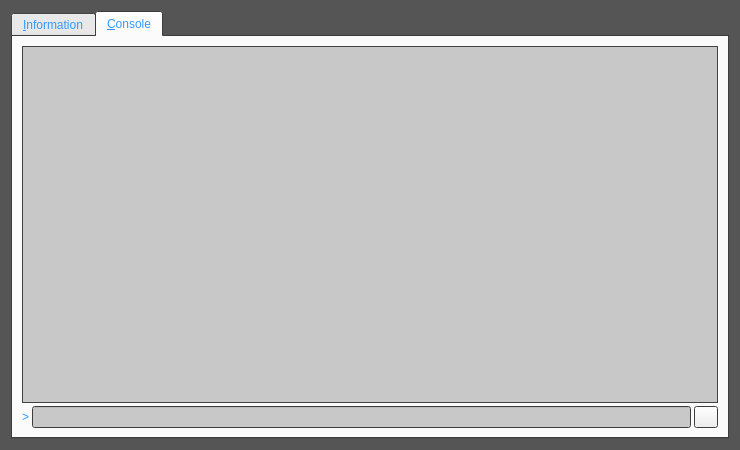
<?xml version="1.0" encoding="UTF-8"?>
<ui version="4.0">
 <class>RPCConsole</class>
 <widget class="QDialog" name="RPCConsole">
  <property name="geometry">
   <rect>
    <x>0</x>
    <y>0</y>
    <width>740</width>
    <height>450</height>
   </rect>
  </property>
  <property name="palette">
   <palette>
    <active>
     <colorrole role="WindowText">
      <brush brushstyle="SolidPattern">
       <color alpha="255">
        <red>51</red>
        <green>153</green>
        <blue>255</blue>
       </color>
      </brush>
     </colorrole>
     <colorrole role="Base">
      <brush brushstyle="SolidPattern">
       <color alpha="255">
        <red>200</red>
        <green>200</green>
        <blue>200</blue>
       </color>
      </brush>
     </colorrole>
     <colorrole role="Window">
      <brush brushstyle="SolidPattern">
       <color alpha="255">
        <red>85</red>
        <green>85</green>
        <blue>85</blue>
       </color>
      </brush>
     </colorrole>
    </active>
    <inactive>
     <colorrole role="WindowText">
      <brush brushstyle="SolidPattern">
       <color alpha="255">
        <red>51</red>
        <green>153</green>
        <blue>255</blue>
       </color>
      </brush>
     </colorrole>
     <colorrole role="Base">
      <brush brushstyle="SolidPattern">
       <color alpha="255">
        <red>200</red>
        <green>200</green>
        <blue>200</blue>
       </color>
      </brush>
     </colorrole>
     <colorrole role="Window">
      <brush brushstyle="SolidPattern">
       <color alpha="255">
        <red>85</red>
        <green>85</green>
        <blue>85</blue>
       </color>
      </brush>
     </colorrole>
    </inactive>
    <disabled>
     <colorrole role="WindowText">
      <brush brushstyle="SolidPattern">
       <color alpha="255">
        <red>120</red>
        <green>120</green>
        <blue>120</blue>
       </color>
      </brush>
     </colorrole>
     <colorrole role="Base">
      <brush brushstyle="SolidPattern">
       <color alpha="255">
        <red>85</red>
        <green>85</green>
        <blue>85</blue>
       </color>
      </brush>
     </colorrole>
     <colorrole role="Window">
      <brush brushstyle="SolidPattern">
       <color alpha="255">
        <red>85</red>
        <green>85</green>
        <blue>85</blue>
       </color>
      </brush>
     </colorrole>
    </disabled>
   </palette>
  </property>
  <property name="windowTitle">
   <string>Gen2Coin - Debug window</string>
  </property>
  <layout class="QVBoxLayout" name="verticalLayout_2">
   <item>
    <widget class="QTabWidget" name="tabWidget">
     <property name="currentIndex">
      <number>1</number>
     </property>
     <widget class="QWidget" name="tab_info">
      <attribute name="title">
       <string>&amp;Information</string>
      </attribute>
      <layout class="QGridLayout" name="gridLayout" columnstretch="0,1">
       <property name="horizontalSpacing">
        <number>12</number>
       </property>
       <item row="0" column="0">
        <widget class="QLabel" name="label_9">
         <property name="font">
          <font>
           <weight>75</weight>
           <bold>true</bold>
          </font>
         </property>
         <property name="text">
          <string>Bitcoin Core</string>
         </property>
        </widget>
       </item>
       <item row="1" column="0">
        <widget class="QLabel" name="label_5">
         <property name="text">
          <string>Client name</string>
         </property>
        </widget>
       </item>
       <item row="1" column="1">
        <widget class="QLabel" name="clientName">
         <property name="cursor">
          <cursorShape>IBeamCursor</cursorShape>
         </property>
         <property name="text">
          <string>N/A</string>
         </property>
         <property name="textFormat">
          <enum>Qt::PlainText</enum>
         </property>
         <property name="textInteractionFlags">
          <set>Qt::LinksAccessibleByMouse|Qt::TextSelectableByKeyboard|Qt::TextSelectableByMouse</set>
         </property>
        </widget>
       </item>
       <item row="2" column="0">
        <widget class="QLabel" name="label_6">
         <property name="text">
          <string>Client version</string>
         </property>
        </widget>
       </item>
       <item row="2" column="1">
        <widget class="QLabel" name="clientVersion">
         <property name="cursor">
          <cursorShape>IBeamCursor</cursorShape>
         </property>
         <property name="text">
          <string>N/A</string>
         </property>
         <property name="textFormat">
          <enum>Qt::PlainText</enum>
         </property>
         <property name="textInteractionFlags">
          <set>Qt::LinksAccessibleByMouse|Qt::TextSelectableByKeyboard|Qt::TextSelectableByMouse</set>
         </property>
        </widget>
       </item>
       <item row="3" column="0">
        <widget class="QLabel" name="label_14">
         <property name="text">
          <string>Using OpenSSL version</string>
         </property>
         <property name="indent">
          <number>10</number>
         </property>
        </widget>
       </item>
       <item row="3" column="1">
        <widget class="QLabel" name="openSSLVersion">
         <property name="cursor">
          <cursorShape>IBeamCursor</cursorShape>
         </property>
         <property name="text">
          <string>N/A</string>
         </property>
         <property name="textFormat">
          <enum>Qt::PlainText</enum>
         </property>
         <property name="textInteractionFlags">
          <set>Qt::LinksAccessibleByMouse|Qt::TextSelectableByKeyboard|Qt::TextSelectableByMouse</set>
         </property>
        </widget>
       </item>
       <item row="4" column="0">
        <widget class="QLabel" name="label_12">
         <property name="text">
          <string>Build date</string>
         </property>
        </widget>
       </item>
       <item row="4" column="1">
        <widget class="QLabel" name="buildDate">
         <property name="cursor">
          <cursorShape>IBeamCursor</cursorShape>
         </property>
         <property name="text">
          <string>N/A</string>
         </property>
         <property name="textFormat">
          <enum>Qt::PlainText</enum>
         </property>
         <property name="textInteractionFlags">
          <set>Qt::LinksAccessibleByMouse|Qt::TextSelectableByKeyboard|Qt::TextSelectableByMouse</set>
         </property>
        </widget>
       </item>
       <item row="5" column="0">
        <widget class="QLabel" name="label_13">
         <property name="text">
          <string>Startup time</string>
         </property>
        </widget>
       </item>
       <item row="5" column="1">
        <widget class="QLabel" name="startupTime">
         <property name="cursor">
          <cursorShape>IBeamCursor</cursorShape>
         </property>
         <property name="text">
          <string>N/A</string>
         </property>
         <property name="textFormat">
          <enum>Qt::PlainText</enum>
         </property>
         <property name="textInteractionFlags">
          <set>Qt::LinksAccessibleByMouse|Qt::TextSelectableByKeyboard|Qt::TextSelectableByMouse</set>
         </property>
        </widget>
       </item>
       <item row="6" column="0">
        <widget class="QLabel" name="label_11">
         <property name="font">
          <font>
           <weight>75</weight>
           <bold>true</bold>
          </font>
         </property>
         <property name="text">
          <string>Network</string>
         </property>
        </widget>
       </item>
       <item row="7" column="0">
        <widget class="QLabel" name="label_7">
         <property name="text">
          <string>Number of connections</string>
         </property>
        </widget>
       </item>
       <item row="7" column="1">
        <widget class="QLabel" name="numberOfConnections">
         <property name="cursor">
          <cursorShape>IBeamCursor</cursorShape>
         </property>
         <property name="text">
          <string>N/A</string>
         </property>
         <property name="textFormat">
          <enum>Qt::PlainText</enum>
         </property>
         <property name="textInteractionFlags">
          <set>Qt::LinksAccessibleByMouse|Qt::TextSelectableByKeyboard|Qt::TextSelectableByMouse</set>
         </property>
        </widget>
       </item>
       <item row="8" column="0">
        <widget class="QLabel" name="label_8">
         <property name="text">
          <string>On testnet</string>
         </property>
        </widget>
       </item>
       <item row="8" column="1">
        <widget class="QCheckBox" name="isTestNet">
         <property name="enabled">
          <bool>false</bool>
         </property>
         <property name="text">
          <string/>
         </property>
        </widget>
       </item>
       <item row="9" column="0">
        <widget class="QLabel" name="label_10">
         <property name="font">
          <font>
           <weight>75</weight>
           <bold>true</bold>
          </font>
         </property>
         <property name="text">
          <string>Block chain</string>
         </property>
        </widget>
       </item>
       <item row="10" column="0">
        <widget class="QLabel" name="label_3">
         <property name="text">
          <string>Current number of blocks</string>
         </property>
        </widget>
       </item>
       <item row="10" column="1">
        <widget class="QLabel" name="numberOfBlocks">
         <property name="cursor">
          <cursorShape>IBeamCursor</cursorShape>
         </property>
         <property name="text">
          <string>N/A</string>
         </property>
         <property name="textFormat">
          <enum>Qt::PlainText</enum>
         </property>
         <property name="textInteractionFlags">
          <set>Qt::LinksAccessibleByMouse|Qt::TextSelectableByKeyboard|Qt::TextSelectableByMouse</set>
         </property>
        </widget>
       </item>
       <item row="11" column="0">
        <widget class="QLabel" name="label_4">
         <property name="text">
          <string>Estimated total blocks</string>
         </property>
        </widget>
       </item>
       <item row="11" column="1">
        <widget class="QLabel" name="totalBlocks">
         <property name="cursor">
          <cursorShape>IBeamCursor</cursorShape>
         </property>
         <property name="text">
          <string>N/A</string>
         </property>
         <property name="textFormat">
          <enum>Qt::PlainText</enum>
         </property>
         <property name="textInteractionFlags">
          <set>Qt::LinksAccessibleByMouse|Qt::TextSelectableByKeyboard|Qt::TextSelectableByMouse</set>
         </property>
        </widget>
       </item>
       <item row="12" column="0">
        <widget class="QLabel" name="label_2">
         <property name="text">
          <string>Last block time</string>
         </property>
        </widget>
       </item>
       <item row="12" column="1">
        <widget class="QLabel" name="lastBlockTime">
         <property name="cursor">
          <cursorShape>IBeamCursor</cursorShape>
         </property>
         <property name="text">
          <string>N/A</string>
         </property>
         <property name="textFormat">
          <enum>Qt::PlainText</enum>
         </property>
         <property name="textInteractionFlags">
          <set>Qt::LinksAccessibleByMouse|Qt::TextSelectableByKeyboard|Qt::TextSelectableByMouse</set>
         </property>
        </widget>
       </item>
       <item row="13" column="0">
        <spacer name="verticalSpacer_2">
         <property name="orientation">
          <enum>Qt::Vertical</enum>
         </property>
         <property name="sizeHint" stdset="0">
          <size>
           <width>20</width>
           <height>20</height>
          </size>
         </property>
        </spacer>
       </item>
       <item row="14" column="0">
        <widget class="QLabel" name="labelDebugLogfile">
         <property name="font">
          <font>
           <weight>75</weight>
           <bold>true</bold>
          </font>
         </property>
         <property name="text">
          <string>Debug logfile</string>
         </property>
        </widget>
       </item>
       <item row="15" column="0">
        <widget class="QPushButton" name="openDebugLogfileButton">
         <property name="toolTip">
          <string>Open the Gen2Coin debug logfile from the current data directory. This can take a few seconds for large logfiles.</string>
         </property>
         <property name="text">
          <string>&amp;Open</string>
         </property>
         <property name="autoDefault">
          <bool>false</bool>
         </property>
        </widget>
       </item>
       <item row="16" column="0">
        <widget class="QLabel" name="labelCLOptions">
         <property name="font">
          <font>
           <weight>75</weight>
           <bold>true</bold>
          </font>
         </property>
         <property name="text">
          <string>Command-line options</string>
         </property>
        </widget>
       </item>
       <item row="17" column="0">
        <widget class="QPushButton" name="showCLOptionsButton">
         <property name="toolTip">
          <string>Show the Gen2Coin-Qt help message to get a list with possible Gen2Coin command-line options.</string>
         </property>
         <property name="text">
          <string>&amp;Show</string>
         </property>
         <property name="autoDefault">
          <bool>false</bool>
         </property>
        </widget>
       </item>
       <item row="18" column="0">
        <spacer name="verticalSpacer">
         <property name="orientation">
          <enum>Qt::Vertical</enum>
         </property>
         <property name="sizeHint" stdset="0">
          <size>
           <width>20</width>
           <height>40</height>
          </size>
         </property>
        </spacer>
       </item>
      </layout>
     </widget>
     <widget class="QWidget" name="tab_console">
      <attribute name="title">
       <string>&amp;Console</string>
      </attribute>
      <layout class="QVBoxLayout" name="verticalLayout_3">
       <property name="spacing">
        <number>3</number>
       </property>
       <item>
        <widget class="QTextEdit" name="messagesWidget">
         <property name="minimumSize">
          <size>
           <width>0</width>
           <height>100</height>
          </size>
         </property>
         <property name="readOnly">
          <bool>true</bool>
         </property>
         <property name="tabKeyNavigation" stdset="0">
          <bool>false</bool>
         </property>
         <property name="columnCount" stdset="0">
          <number>2</number>
         </property>
        </widget>
       </item>
       <item>
        <layout class="QHBoxLayout" name="horizontalLayout">
         <property name="spacing">
          <number>3</number>
         </property>
         <item>
          <widget class="QLabel" name="label">
           <property name="text">
            <string notr="true">&gt;</string>
           </property>
          </widget>
         </item>
         <item>
          <widget class="QLineEdit" name="lineEdit"/>
         </item>
         <item>
          <widget class="QPushButton" name="clearButton">
           <property name="maximumSize">
            <size>
             <width>24</width>
             <height>24</height>
            </size>
           </property>
           <property name="toolTip">
            <string>Clear console</string>
           </property>
           <property name="text">
            <string/>
           </property>
           <property name="icon">
            <iconset resource="../bitcoin.qrc">
             <normaloff>:/icons/remove</normaloff>:/icons/remove</iconset>
           </property>
           <property name="shortcut">
            <string notr="true">Ctrl+L</string>
           </property>
           <property name="autoDefault">
            <bool>false</bool>
           </property>
          </widget>
         </item>
        </layout>
       </item>
      </layout>
     </widget>
    </widget>
   </item>
  </layout>
 </widget>
 <resources>
  <include location="../bitcoin.qrc"/>
 </resources>
 <connections/>
</ui>
